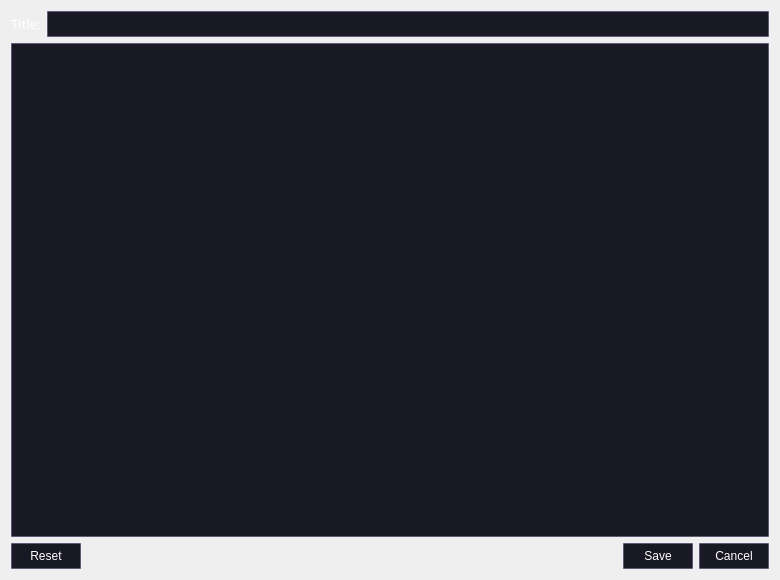
<?xml version="1.0" encoding="UTF-8"?>
<ui version="4.0">
 <class>qSlicerAnnotationModuleReportDialog</class>
 <widget class="QDialog" name="qSlicerAnnotationModuleReportDialog">
  <property name="geometry">
   <rect>
    <x>0</x>
    <y>0</y>
    <width>780</width>
    <height>580</height>
   </rect>
  </property>
  <property name="windowTitle">
   <string>Annotation Report</string>
  </property>
  <property name="styleSheet">
   <string notr="true">
QWidget
{
	font: 10pt &quot;Microsoft YaHei&quot;;
	color: rgb(255, 255, 255);
}


QCheckBox {
    spacing: 7px;/*复选框文本与勾选框的距离*/
}

QCheckBox::indicator {
    width: 16px;/*勾选框的大小*/
    height: 16px;
}
/*勾选框未选中时的图像*/
QCheckBox::indicator:unchecked {
    image: url(:/Icons/CheckBoxImage1.png);
}

/*勾选框选中时的图像*/
QCheckBox::indicator:checked {
    image: url(:/Icons/CheckBoxImage.png);
}

QSlider::groove:horizontal {
	border: 1px solid #41507D;
	background: #41507D;
	height:	2px;
	margin: 0px 0;
	left: 5px; right: 5px;
}

QSlider::handle:horizontal {
	border: 0px ;
	width: 10px;
	margin: -7px -7px -7px -7px;
	background: #e6edff;
}

QSlider::add-page:horizontal{
	background: #41507d;
	min-height: 2px;
	max-height: 2px;

}

QSlider::sub-page:horizontal{
	background: #6987d5;
	min-height: 2px;
	max-height: 2px; 
}


QLineEdit{
	min-height: 24;
	max-height: 24;
	background: #191925;
	border: 1px solid #5c5c74;
	border-radius: 1px;
	font: 10pt &quot;Microsoft YaHei&quot;;
}
</string>
  </property>
  <layout class="QVBoxLayout" name="verticalLayout">
   <item>
    <layout class="QHBoxLayout" name="horizontalLayout">
     <item>
      <widget class="QLabel" name="titleLabel">
       <property name="font">
        <font>
         <family>Microsoft YaHei</family>
         <pointsize>10</pointsize>
         <weight>50</weight>
         <italic>false</italic>
         <bold>false</bold>
        </font>
       </property>
       <property name="text">
        <string>Title:</string>
       </property>
      </widget>
     </item>
     <item>
      <widget class="QLineEdit" name="titleEdit"/>
     </item>
    </layout>
   </item>
   <item>
    <widget class="QTextBrowser" name="reportBrowser">
     <property name="sizePolicy">
      <sizepolicy hsizetype="Expanding" vsizetype="Expanding">
       <horstretch>0</horstretch>
       <verstretch>0</verstretch>
      </sizepolicy>
     </property>
     <property name="styleSheet">
      <string notr="true">QTextBrowser{
	background: #191925;
	border: 1px solid #5c5c74;
	border-radius: 1px;
	font: 10pt &quot;Microsoft YaHei&quot;;
}</string>
     </property>
    </widget>
   </item>
   <item>
    <widget class="QDialogButtonBox" name="buttonBox">
     <property name="styleSheet">
      <string notr="true">QPushButton{
	min-height: 24;
	max-height: 24;
	min-width: 68;
	max-width: 68;
	background: #191925;
	border: 1px solid #5c5c74;
	border-radius: 1px;
	font: 10pt &quot;Microsoft YaHei&quot;;
}


QPushButton:hover
{
	background-color: #5C5C74;
}</string>
     </property>
     <property name="standardButtons">
      <set>QDialogButtonBox::Cancel|QDialogButtonBox::Reset|QDialogButtonBox::Save</set>
     </property>
    </widget>
   </item>
  </layout>
 </widget>
 <resources/>
 <connections/>
</ui>
